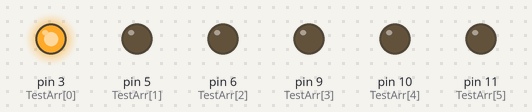
Bench run of a sketch on a simulated Arduino Uno, built with avr-gcc and run on an emulated ATmega328P. Parts: output pins drawn as LEDs (lit = HIGH).

Above: at 0.5 s.
At 3.5 s:
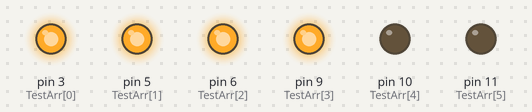
At 5.5 s:
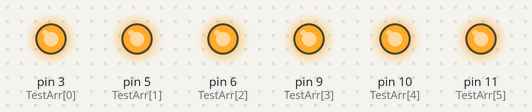
At 7.5 s:
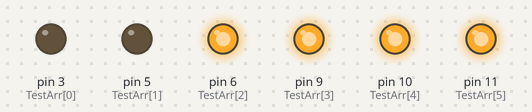
At 10.5 s:
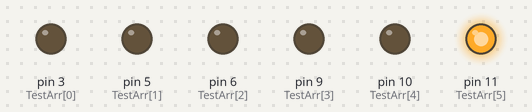
At 14.5 s:
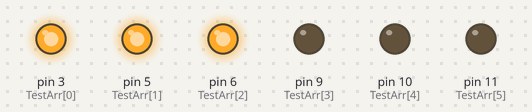
Timing chart, 0 to 15.6 s (numbered marks = the images above):
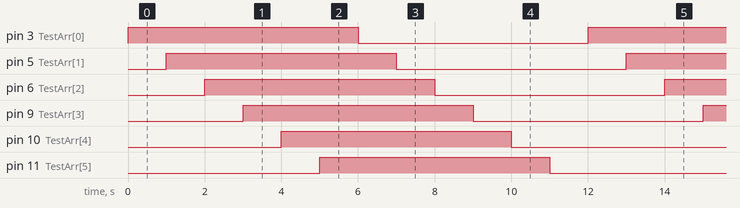

Measured:
- by itself, pin 3 (TestArr[0]), pin 5 (TestArr[1]), pin 6 (TestArr[2]), pin 9 (TestArr[3]), pin 10 (TestArr[4]), pin 11 (TestArr[5]): alternates HIGH for 6.0 s and LOW for 6.0 s
- by itself, everything shown: repeats every 12.0 s, in 12 steps

The sketch:

sketch_jul19a.ino
```cpp
const int TestPins=6;
const int TestArr[TestPins]={3,5,6,9,10,11};
void setup() {
  // put your setup code here, to run once:
  for (int i=0;i<TestPins;i++)
  {
    pinMode(TestArr[i],OUTPUT);
  }

}

void loop() {
  // put your main code here, to run repeatedly:
   for (int i=0;i<TestPins;i++)
   {
    digitalWrite(TestArr[i],HIGH);
    delay(1000);
   }
   for (int i=0;i<TestPins;i++)
   {
    digitalWrite(TestArr[i],LOW);
    delay(1000);
   }

}
```
